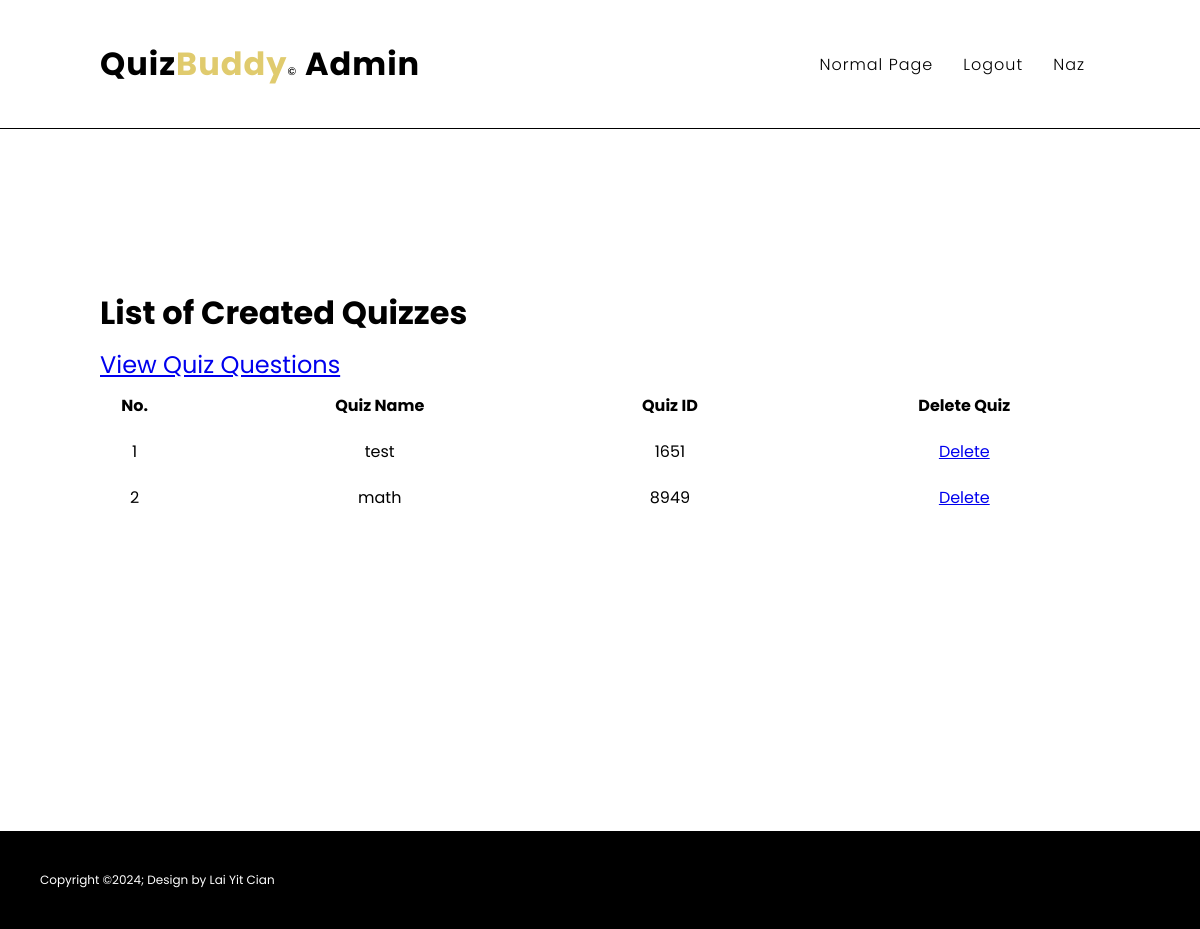
Screenshot of /admin/quizzes.php (signed in) with the database file from the repository.
### tables this page shows
CREATE TABLE `quiz` (
  `title` varchar(30) NOT NULL DEFAULT 'Untitled quiz',
  `pb` int(1) NOT NULL,
  `Q_NUM` int(6) NOT NULL,
  `C_EMAIL` varchar(255) NOT NULL,
  `NUM_OF_QUES` int(2) NOT NULL,
  `C_DATETIME` datetime NOT NULL DEFAULT current_timestamp()
);

### admin/viewquizzes.php (the view)
<?php
    include 'db.php';
    echo '<div class="section-latest">';
    echo '<h1 class="quizh1">List of Created Quizzes</h1>';
    echo "<table class='searchingquiz'>";
    echo "<a class='lmao1' href='quizquestions.php'>View Quiz Questions</a>";
    echo "<tr>
            <th>No.</th>
            <th>Quiz Name</th>
            <th>Quiz ID</th>
            <th>Delete Quiz</th>
        </tr>";
    $SQLshowkuiz = "SELECT * from quiz;";
    $run = mysqli_query($con,$SQLshowkuiz);
    $num = 0;
    while($data = mysqli_fetch_array($run))
        {
            $num++;
            $quiz = $data['title'];
            $id = $data['Q_NUM'];
            echo "<tr><td>$num</td>
                      <td>$quiz</td>
                      <td>$id</td>
                      <td><a href='deletequiz.php?quiz=".$quiz."'>Delete</a></td>
                  </tr>";
        }
    echo "</table>";
    echo "</div>";
?>

### admin/style.css (style rules this page uses)
* { margin: 0; padding: 0; box-sizing: border-box; font-family: 'Poppins', sans-serif; }
body { background: #fff; min-height: auto; }
.section-latest { margin-left: 0px; margin-top: 160px; min-width:100vh; background-size: cover; background-position: center; align-items: center; min-height: calc(100vh - 211px - 47.5px); }
.section-latest .searchingquiz { width: 90%; border: 0px solid; }
.quizh1 { margin-left: 100px; margin-bottom: 10px; }
.lmao1 { margin-bottom: 20px ; margin-left: 100px; font-size: 24px; }

### admin/quizzes.php (style rules this page uses)
table { margin: 0 auto; border-collapse: collapse; }
th, td { text-align: center; border: 1px solid white; padding: 10px; }

### rows the page displays
quiz: title "test", Q_NUM "1651"
quiz: title "math", Q_NUM "8949"

### other values shown
$_SESSION['f_name'] "Naz"
